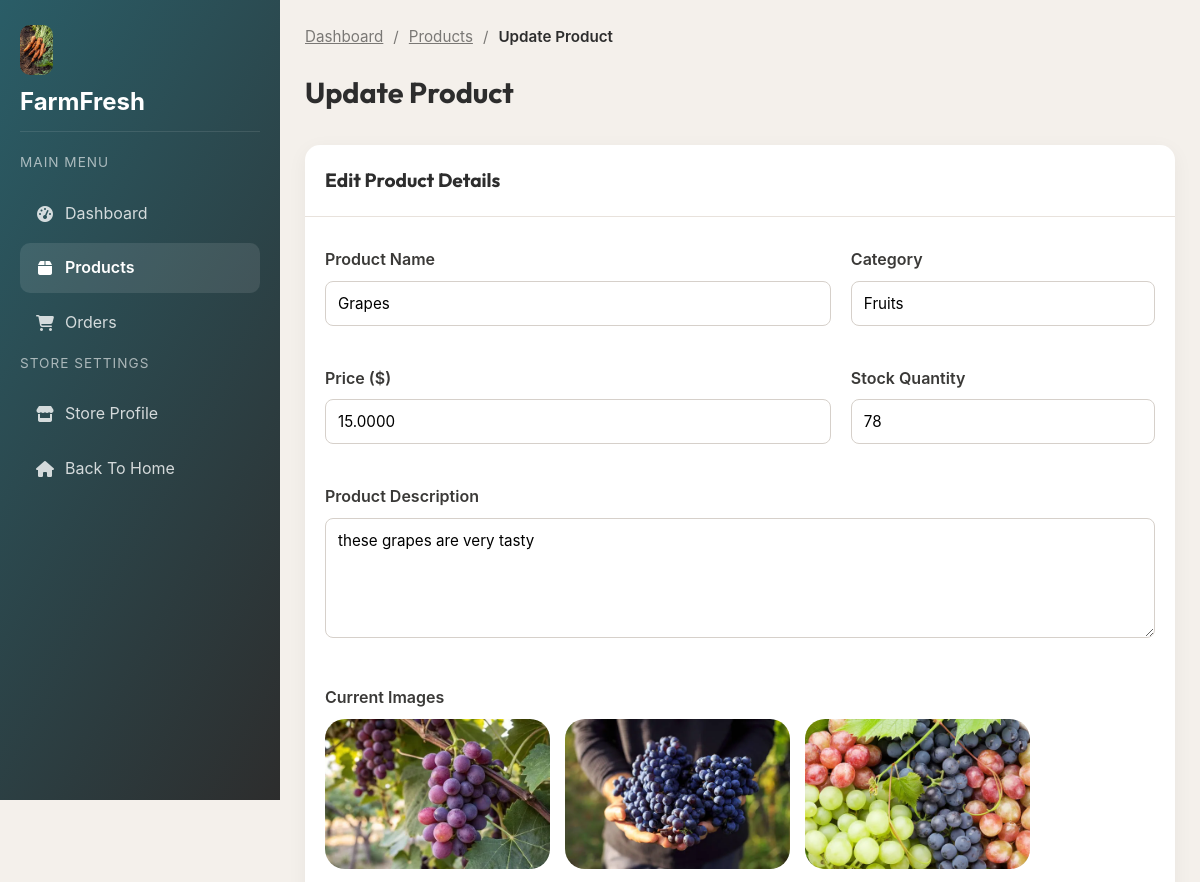
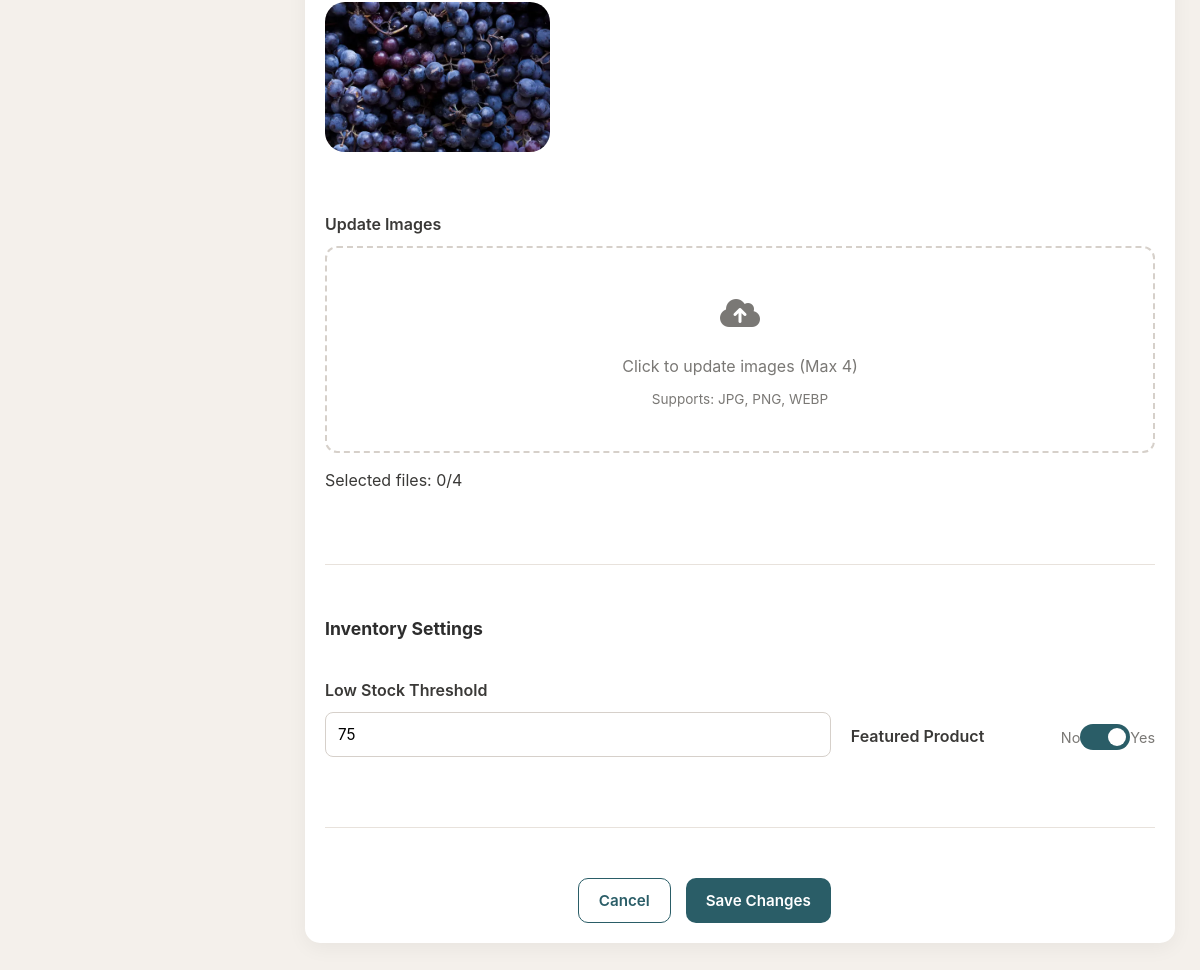
The page /home/update_product/1 (signed in) on the database its author committed (2 pictures, top to bottom).
### AuthApp/models.py (models this page shows, shortened)
class AppUser(AbstractUser):
    email = models.EmailField(unique=True)
    username = models.CharField(max_length=100, unique=False)
    phone_number = models.CharField(max_length=15)
    address = models.TextField()
    birth_date = models.DateField()
    profile_image = models.ImageField(upload_to='profiles/', blank=True, null=True)
    birth_date = models.DateField(null=True, blank=True)
    objects = AppUserManager()
    USERNAME_FIELD = 'email'
    REQUIRED_FIELDS = ['username', 'phone_number', 'address']

### StoreApp/models.py (models this page shows, shortened)
class Store(models.Model):
    user_id = models.OneToOneField(settings.AUTH_USER_MODEL, on_delete=models.CASCADE)
    store_id = models.AutoField(primary_key=True)
    store_name = models.CharField(unique=True, max_length=20)
    store_category = models.CharField(max_length=20)
    store_description = models.TextField(max_length=200)
    store_logo = models.ImageField(upload_to="store_logo/",null=True)
    store_legal_business_name = models.CharField(max_length=40)
    tax_number = models.CharField(max_length=20)
    owner_name = models.CharField(max_length=20)
    business_email = models.EmailField(unique=True)
    store_address = models.TextField()
    business_documentation = models.ImageField(upload_to="store_documentation/", null=True)
    is_approved = models.BooleanField(null=False)
    opening_time = models.TimeField(null=True)
    closing_time = models.TimeField(null=True)

### ProductsApp/models.py (models this page shows, shortened)
class Product(models.Model):
    product_id = models.AutoField(primary_key=True)
    product_name = models.CharField(max_length=30)
    product_price = models.DecimalField(max_digits=10, decimal_places=4)
    product_category = models.CharField(max_length=20, null=False)
    product_quantity = models.IntegerField()
    product_description = models.TextField()
    stock_threshold = models.IntegerField(null=True)
    featured_product = models.BooleanField(null=True)
    store_id = models.ForeignKey(Store, on_delete=models.CASCADE, related_name='products', null=False)
    created_at = models.DateTimeField(auto_now_add=True, null=True)
    updated_at = models.DateTimeField(auto_now=True, null=True)

class ProductImage(models.Model):
    product_id = models.ForeignKey(Product, on_delete=models.CASCADE, related_name="images")
    image = models.ImageField(upload_to="product_images/",null=False, blank=False)

### ProductsApp/views.py (the view, shortened to what this page needs)
# urls.py: path('update_product/<int:product_id>', views.update_product, name='update_product'),
def update_product(request, product_id):
    product = Product.objects.get(product_id=product_id)
    cart = request.user.cart
    total_quantity = sum(item.quantity for item in cart.items.all())
    return render(request, 'updateproduct.html', context={'product': product, 'total_quantity': total_quantity})

### StoreApp/templates/updateproduct.html (shortened to what this page needs)
<!DOCTYPE html>
<html lang="en">
<head>
    <link href="https://cdnjs.cloudflare.com/ajax/libs/font-awesome/6.4.0/css/all.min.css" rel="stylesheet" />
</head>
<body>
    <div class="main-container">
        <aside>
            <div class="store-sidebar">
                <div><img style="height: 50px;width: auto;border-radius: 10px;" alt="Store Logo" src="{{user.store.store_logo.url}}" />
                    <h1>{{user.store.store_name}}</h1>
                </div>
                <div class="sidebar-divider"></div>
                <nav class="nav-menu">
                    <div class="nav-title">Main Menu</div>
                    <div class="menu-item"><i class="fas fa-tachometer-alt"></i><span>Dashboard</span></div>
                    <div class="menu-item active"><i class="fas fa-box"></i><span>Products</span></div>
                    <div class="menu-item"><i class="fas fa-shopping-cart"></i><span>Orders</span></div>
                    <div class="nav-title">Store Settings</div>
                    <div class="menu-item"><i class="fas fa-store"></i><span>Store Profile</span></div><a href="{% url 'home' %}"
                        style="text-decoration:none;">
                        <div class="menu-item"><i class="fas fa-home"></i><span>Back To Home</span></div>
                    </a>
                </nav>
            </div>
        </aside>
        <div class="main-content">
            <div class="breadcrumb"><a href="#" class="breadcrumb-item">Dashboard</a><span
                    class="breadcrumb-separator">/</span><a href="#" class="breadcrumb-item">Products</a><span
                    class="breadcrumb-separator">/</span><span class="breadcrumb-item active">Update Product</span>
            </div>
            <div class="page-header">
                <h1 class="page-title">Update Product</h1>
            </div>
            <div class="card">
                <div class="card-header">
                    <h2 class="card-title">Edit Product Details</h2>
                </div>
                <div class="card-body">
                    <form action="{% url 'update_product' product_id=product.product_id %}" method="POST" enctype="multipart/form-data" class="product-form">
                        <div class="form-group"><label class="form-label" for="product_name">Product Name</label><input
                                class="form-input" id="product_name" name="product_name" value="{{product.product_name}}" type="text" required></div>
                        <div class="form-group"><label class="form-label" for="product_category">Category</label><input
                                class="form-input" id="product_category" value="{{product.product_category}}" name="product_category" type="text" required>
                        </div>
                        <div class="form-group"><label class="form-label" for="product_price">Price ($)</label><input
                                class="form-input" id="product_price" value="{{product.product_price}}" name="product_price" type="number" step="0.01"
                                required></div>
                        <div class="form-group"><label class="form-label" for="product_quantity">Stock
                                Quantity</label><input class="form-input" id="product_quantity" value="{{product.product_quantity}}" name="product_quantity"
                                type="number" required></div>
                        <div class="form-group full-width"><label class="form-label" for="product_description">Product
                                Description</label><textarea class="form-textarea" id="product_description"
                                name="product_description" rows="4">{{product.product_description}}</textarea></div>
                        <div class="form-group full-width"><label class="form-label">Current Images</label>
                            <div class="current-images" id="current-images-container">
                                {% for image in product.images.all %}
                                    <img style="height: 150px;width: auto;border-radius: 20px;" src="{{ image.image.url }}" alt="">
                                {% endfor %}
                            </div>
                        </div>
                        <div class="form-group full-width"><label class="form-label">Update Images</label>
                            <div class="upload-area">
                                <div class="upload-icon"><i class="fas fa-cloud-upload-alt"></i></div>
                                <div class="upload-text">Click to update images (Max 4)</div>
                                <div class="upload-hint">Supports: JPG, PNG, WEBP</div><input type="file"
                            </div>
                            <div class="file-counter" style="display:block;margin-top:10px">Selected files: <span
                                    id="file-count">0</span>/4</div>
                        </div>
                        <div class="section-divider"></div>
                        <div class="small-heading">Inventory Settings</div>
                        <div class="form-group"><label class="form-label" for="stock_threshold">Low Stock
                                Threshold</label><input class="form-input" id="stock_threshold" value="{{product.stock_threshold}}" name="stock_threshold"
                                type="number""></div>
                        <div class="toggle-group" style="margin-top:20px">
                            <div class="toggle-label">Featured Product</div>
                            <div class="toggle-wrapper">
                                <div class="toggle-text">No</div><label class="switch"><input {% if product.featured_product %} checked {% endif %} type="checkbox"
                                        name="featured_product" id="featured_product" value="featured_product"><span
                                        class="slider"></span></label>
                                <div class="toggle-text">Yes</div>
                            </div>
                        </div>
                        <div class="section-divider"></div>
                        <div style="display:flex;justify-content:flex-end;gap:15px"><button type="button"
                                class="secondary-btn"
                                onclick="window.location.href='managestore.min.html'">Cancel</button><button
                                type="submit" class="primary-btn">Save Changes</button></div>
                    </form>
                </div>
            </div>
        </div>
    </div>
</body>
</html>

### rows shown on the page
AppUser: store.store_logo (picture), store.store_name "FarmFresh"
Product: product_name "Grapes", product_category "Fruits", product_price "15.0000", product_quantity "78", product_description "these grapes are very tasty", stock_threshold "75"
ProductImage: image (picture)
ProductImage: image (picture)
ProductImage: image (picture)
ProductImage: image (picture)
